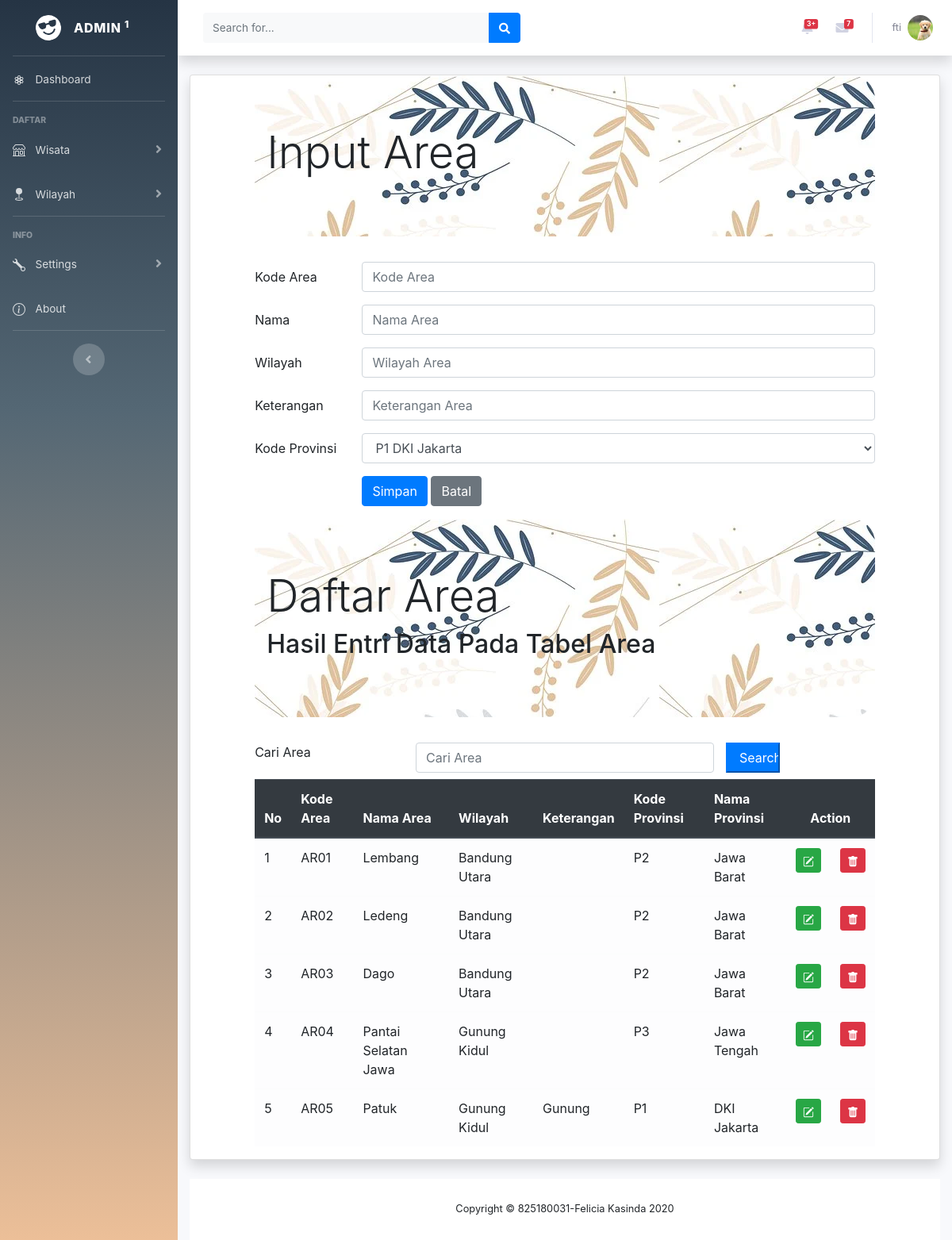
The page /DASHBOARD/area.php (signed in) on the database its author committed.
### tables this page shows
CREATE TABLE `area` (
  `areaID` char(4) NOT NULL,
  `areanama` char(35) NOT NULL,
  `areawilayah` char(35) NOT NULL,
  `areaketerangan` varchar(255) NOT NULL,
  `provinsiID` char(2) NOT NULL
);

CREATE TABLE `provinsi` (
  `provinsiID` char(2) NOT NULL,
  `provinsinama` char(25) NOT NULL,
  `provinsitglberdiri` date NOT NULL
);

### DASHBOARD/area.php (the view, shortened to what this page needs)
<!DOCTYPE html>
<html lang="en">
    <?php include "header.php";?>
    <div class="container-fluid">
    <div class="card shadow mb-4">
<?php
  include "includes/config.php";
      ?> <h1>Harus diisi</h1> <?php
  		?> <h1>Harus diisi</h1> <?php
  $dataprovinsi = mysqli_query($connection, "SELECT * FROM provinsi");
?>
  <head>
    <link rel="stylesheet" type="text/css" href="css/bootstrap.min.css">
    <link rel="stylesheet" type="text/css" href="http://cdnjs.cloudflare.com/ajax/libs/select2/4.0.3/css/select2.min.css">
  </head>
  <body>
    <div class="row">
    <div class="col-sm-1">
    </div>
    <div class="col-sm-10">
      <div class="jumbotron jumbotron-fluid" style="background: url('img/bck.webp'); border-radius: 30px">
        <div class="container">
          <h1 class="display-4">Input Area</h1>
        </div>
      </div>
      <form method="POST">
		  <div class="form-group row">
		    <label for="kodearea" class="col-sm-2 col-form-label">Kode Area</label>
		    <div class="col-sm-10">
		      <input type="text" class="form-control" id="kodearea" name="inputkodearea" placeholder="Kode Area"
		      maxlength="4">
		    </div>
		  </div>
		  <div class="form-group row">
		    <label for="namaarea" class="col-sm-2 col-form-label">Nama</label>
		    <div class="col-sm-10">
		      <input type="text" class="form-control" name="inputnama"id="namaarea"placeholder="Nama Area">
		    </div>
		  </div>
		  <div class="form-group row">
		    <label for="wilayaharea" class="col-sm-2 col-form-label">Wilayah</label>
		    <div class="col-sm-10">
		      <input type="text" class="form-control" name="inputwilayah"id="wilayaharea" placeholder="Wilayah Area">
		    </div>
		  </div>
		  <div class="form-group row">
		    <label for="ketarea" class="col-sm-2 col-form-label">Keterangan</label>
		    <div class="col-sm-10">
		      <input type="text" class="form-control" name="inputket"id="ketarea" placeholder="Keterangan Area">
		    </div>
		  </div>
      <div class="form-group row">
        <label for="kodekategori" class="col-sm-2 col-form-label">Kode Provinsi</label>
      <div class="col-sm-10">
        <select name="kodeprovinsi" class="form-control" id="kodeprovinsi">
            <?php while($row = mysqli_fetch_array($dataprovinsi))
            { ?>
              <option value="<?php echo $row["provinsiID"]?>">
                <?php echo $row["provinsiID"]?>
                <?php echo $row["provinsinama"]?>
              </option>
            <?php } ?>
        </select>
        </div>
      </div>
		  <div class="form-group row">
		    <div class="col-sm-2">
		    </div>
		    <div class="col-sm-10">
		 <input type="submit" class="btn btn-primary" value="Simpan" name="Simpan">
		 <input type="reset" class="btn btn-secondary" value="Batal" name="Batal">
		    </div>
		  </div>
</div>
</div>
<div class="row">
    <div class="col-sm-1"></div>
    <div class="col-sm-10">
      <div class="jumbotron jumbotron-fluid" style="background: url('img/bck.webp'); border-radius: 30px">
        <div class="container">
          <h1 class="display-4">Daftar Area</h1>
          <h2>Hasil Entri Data Pada Tabel Area</h2>
        </div>
      </div>
      <form method="POST">
        <div class="form-group row mb-2">
          <label for="search" class="col-sm-3">Cari Area</label>
          <div class="col-sm-6">
            <input type="text" name="search" class="form-control" id="search" placeholder="Cari Area" value="<?php if(isset($_POST['search'])) {echo $_POST['search'];}?>">
          </div>
          <input type="submit" name="kirim" class="col-sm-1 btn-primary" value="Search">
        </div>
      </form>
      <table class="table table-hover table-light">
        <thead class="thead-dark">
          <tr>
            <th>No</th>
            <th>Kode Area</th>
            <th>Nama Area</th>
            <th>Wilayah</th>
            <th>Keterangan</th>
            <th>Kode Provinsi</th>
            <th>Nama Provinsi</th>
            <th colspan="2" style="text-align: center">Action</th>
          </tr>
        </thead>
        <tbody>
          <?php
          if (isset($_POST["kirim"]))
          {
            $search = $_POST['search'];
            $query = mysqli_query($connection, "SELECT area.*, provinsi.* FROM area JOIN provinsi USING(provinsiID) WHERE areanama LIKE '%".$search."%'
              OR areaID LIKE '%".$search."%'
              OR provinsinama LIKE '%".$search."%'
              OR areawilayah LIKE '%".$search."%'
              OR areaketerangan LIKE '%".$search."%'
              OR provinsiID LIKE '%".$search."%'");
          } else
          {
            $query = mysqli_query($connection, "SELECT area.*, provinsi.* FROM area JOIN provinsi USING(provinsiID)");
          }
            $nomor = 1;
            while ($row = mysqli_fetch_array($query))
            { ?>
              <tr>
                <td><?php echo $nomor;?></td>
                <td><?php echo $row['areaID'];?></td>
                <td><?php echo $row['areanama'];?></td>
                <td><?php echo $row['areawilayah'];?></td>
                <td><?php echo $row['areaketerangan'];?></td>
                <td><?php echo $row['provinsiID'];?></td>
                <td><?php echo $row['provinsinama'];?></td>
                <td>
                  <center><a href="areaEdit.php?edit=<?php echo $row["areaID"]?>" class="btn btn-success btn-sm" title="Edit">
                  </a>
                </td>
                <td>
                  <center><a href="areaHapus.php?hapus=<?php echo $row["areaID"]?>" class="btn btn-danger btn-sm" title="Delete">
                  </a>
                </td>
              </tr>
              <?php $nomor = $nomor + 1; ?>
            <?php }
          ?>
        </tbody>
      </table>
    </div>
    <div class="col-sm-1"></div>
  </div>
  </body>
<?php include "footer.php";?>
</html>

### DASHBOARD/header.php (shortened to what this page needs)
<head>
    <link rel="stylesheet" href="https://stackpath.bootstrapcdn.com/bootstrap/4.5.2/css/bootstrap.min.css">
    <link href="vendor/fontawesome-free/css/all.min.css" rel="stylesheet" type="text/css">
    <link href="css/sb-admin-2.min.css" rel="stylesheet">
    <link href="vendor/datatables/dataTables.bootstrap4.min.css" rel="stylesheet">
</head>
<?php
include "includes/config.php";
?>
<body id="page-top">
    <div id="wrapper">
        <ul class="navbar-nav  sidebar sidebar-dark accordion" id="accordionSidebar" style="background: rgb(37,52,68);background: linear-gradient(180deg, rgba(37,52,68,1) 0%, rgba(84,103,116,1) 33%, rgba(236,191,152,1) 100%);;">
            <a class="sidebar-brand d-flex align-items-center justify-content-center" href="index.php">
                <div class="sidebar-brand-icon rotate-n-15">
                </div>
                <div class="sidebar-brand-text mx-3">Admin <sup>1</sup></div>
            </a>
            <hr class="sidebar-divider my-0">
            <li class="nav-item">
                <a class="nav-link" href="index.php">
                    <span style="margin-left: 8px">Dashboard</span></a>
            </li>
            <hr class="sidebar-divider">
            <div class="sidebar-heading">
                Daftar
            </div>
            <li class="nav-item">
                <a class="nav-link collapsed" href="#" data-toggle="collapse" data-target="#collapseTwo"
                    aria-expanded="true" aria-controls="collapseTwo">
                    <span style="margin-left: 8px">Wisata</span>
                </a>
            </li>
            <li class="nav-item">
                <a class="nav-link collapsed" href="#" data-toggle="collapse" data-target="#collapseUtilities"
                    aria-expanded="true" aria-controls="collapseUtilities">
                    <span style="margin-left: 8px">Wilayah</span>
                </a>
            </li>
            <hr class="sidebar-divider">
            <div class="sidebar-heading">
                INFO
            </div>
            <li class="nav-item">
                <a class="nav-link collapsed" href="#" data-toggle="collapse" data-target="#collapsePages"
                    aria-expanded="true" aria-controls="collapsePages">
                    <span style="margin-left: 8px">Settings</span>
                </a>
            </li>
            <li class="nav-item">
                <a class="nav-link" href="about.php">
                    <span style="margin-left: 8px">About</span></a>
            </li>
            <hr class="sidebar-divider d-none d-md-block">
            <div class="text-center d-none d-md-inline">
                <button class="rounded-circle border-0" id="sidebarToggle"></button>
            </div>
        </ul>
        <div id="content-wrapper" class="d-flex flex-column">
            <div id="content">
                <nav class="navbar navbar-expand navbar-light bg-white topbar mb-4 static-top shadow" >
                    <form
                        class="d-none d-sm-inline-block form-inline mr-auto ml-md-3 my-2 my-md-0 mw-100 navbar-search">
                        <div class="input-group">
                            <input type="text" class="form-control bg-light border-0 small" placeholder="Search for..."
                                aria-label="Search" aria-describedby="basic-addon2">
                            <div class="input-group-append">
                                <button class="btn btn-primary" type="button">
                                    <i class="fas fa-search fa-sm"></i>
                                </button>
                            </div>
                        </div>
                    </form>
                    <ul class="navbar-nav ml-auto">
                        <li class="nav-item dropdown no-arrow mx-1">
                            <a class="nav-link dropdown-toggle" href="#" id="alertsDropdown" role="button"
                                data-toggle="dropdown" aria-haspopup="true" aria-expanded="false">
                                <span class="badge badge-danger badge-counter">3+</span>
                            </a>
                        </li>
                        <li class="nav-item dropdown no-arrow mx-1">
                            <a class="nav-link dropdown-toggle" href="#" id="messagesDropdown" role="button"
                                data-toggle="dropdown" aria-haspopup="true" aria-expanded="false">
                                <i class="fas fa-envelope fa-fw"></i>
                                <span class="badge badge-danger badge-counter">7</span>
                            </a>
                        </li>
                        <?php
                            $profile = $_SESSION['emailuser'];
                            $profilenama = mysqli_query($connection, "SELECT * FROM admin WHERE adminemail = '$profile'");
                            $row = mysqli_fetch_array($profilenama);
                        ?>
                        <li class="nav-item dropdown no-arrow">
                            <a class="nav-link dropdown-toggle" href="#" id="userDropdown" role="button"
                                data-toggle="dropdown" aria-haspopup="true" aria-expanded="false">
                                <span class="mr-2 d-none d-lg-inline text-gray-600 small"> <?php echo $row['adminnama']?></span>
                                <img class="img-profile rounded-circle"
                                    src="img/profile.jpg">
                            </a>
                        </li>
                    </ul>
                </nav>

### rows shown on the page
area: areaID "AR01", areanama "Lembang", areawilayah "Bandung Utara", provinsiID.provinsiID "P2", provinsiID.provinsinama "Jawa Barat"
area: areaID "AR02", areanama "Ledeng", areawilayah "Bandung Utara", provinsiID.provinsiID "P2", provinsiID.provinsinama "Jawa Barat"
area: areaID "AR03", areanama "Dago", areawilayah "Bandung Utara", provinsiID.provinsiID "P2", provinsiID.provinsinama "Jawa Barat"
area: areaID "AR04", areanama "Pantai Selatan Jawa", areawilayah "Gunung Kidul", provinsiID.provinsiID "P3", provinsiID.provinsinama "Jawa Tengah"
area: areaID "AR05", areanama "Patuk", areawilayah "Gunung Kidul", areaketerangan "Gunung", provinsiID.provinsiID "P1", provinsiID.provinsinama "DKI Jakarta"

### other values the page prints
$row['adminnama'] "fti"
form field kodeprovinsi "P1 DKI Jakarta"
